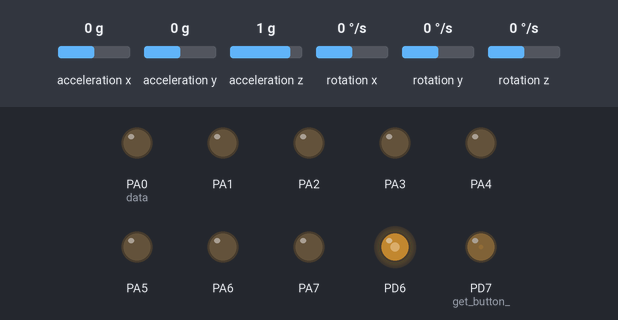
The program below on a simulated ATmega324P, built with avr-gcc and emulated at 8 MHz. On the bench: output pins drawn as LEDs (lit = HIGH). Wiring (inferred from the names in the program): MPU-6050 motion sensor at I2C address 0x68. The test bench sets the inputs (shaded band); at power-on: acceleration x 0 g, acceleration y 0 g, acceleration z 1 g, rotation x 0 °/s, rotation y 0 °/s, rotation z 0 °/s. What the program prints to the serial monitor is not drawn.

Above: at 1.2 s.
1.3 s: acceleration x set to -1.4 g
3.3 s: acceleration y set to -1.4 g
5.3 s: acceleration z set to 0 g
8.3 s: rotation x set to -192 °/s
Timing chart, 0 to 10.9 s (numbered marks = the images above; inputs shaded):
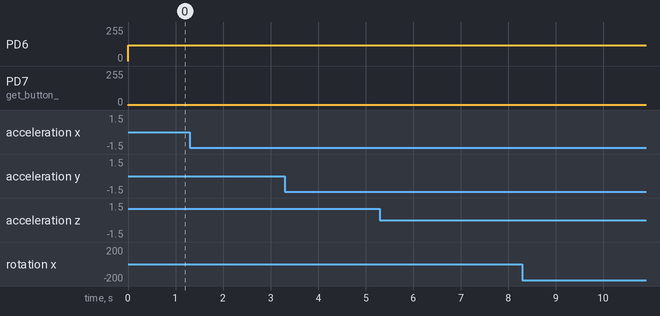

Measured:
- after the input at 1.3 s, every drawn part: stays the same
- after the input at 3.3 s, every drawn part: stays the same
- after the input at 5.3 s, every drawn part: stays the same
- after the input at 8.3 s, every drawn part: stays the same

The program:

Project_0_1_1.c
```c
/*
 * Project_0_1_1.c
 *
 * Created: 17/04/2017 6:40:49 PM
 * Author : s4357594
 */

/*	standard libraries	*/
#include <avr/io.h>
#include <avr/interrupt.h>			//enables interrupts
#include <avr/pgmspace.h>			//for storing / accessing data in flash program instead of SRAM -> variable manipulation
#include <stdio.h>					//input / output
#include <stdlib.h>					//standard function library; malloc / sort / rand etc
#include <math.h>
//#include <util/delay.h>

/*	custom libraries	*/
#include "tcnt0.h"
#include "Stepper.h"
#include "usart0_.h"
#include "tcnt2.h"
#include "mpu6050.h"

/*	function declarations	*/
void initialise(void);
void custom_delay(uint32_t ticks);
void Sensor_input(void);
void step_clockwise(void);
void step_clockwise(void);


/*	set the UBRR0 register to BAUDREG (12 for 38.4k baudrate) */
#define F_CPU 8000000L		//Internal Calibrated RC Oscillator 8MHz
#define BAUDRATE 9600L			//from bluetooth datasheet38400
#define BAUDREG ((F_CPU)/(BAUDRATE*16UL)-1)


/* functional code	*/
int main(void)
{
	int16_t ax = 0;
	int16_t ay = 0;
	int16_t az = 0;
	int16_t gx = 0;
	int16_t gy = 0;
	int16_t gz = 0;
	double axg = 0;
	double ayg = 0;
	double azg = 0;
	double gxds = 0;
	double gyds = 0;
	double gzds = 0;

	initialise();
    while(1)
    {
		mpu6050_getRawData(&ax, &ay, &az, &gx, &gy, &gz);
		mpu6050_getConvData(&axg, &ayg, &azg, &gxds, &gyds, &gzds);

		char itmp[10];
		ltoa(ax, itmp, 10); output_char(' '); output_string(itmp); output_char(' ');
		ltoa(ay, itmp, 10); output_char(' '); output_string(itmp); output_char(' ');
		ltoa(az, itmp, 10); output_char(' '); output_string(itmp); output_char(' ');
		ltoa(gx, itmp, 10); output_char(' '); output_string(itmp); output_char(' ');
		ltoa(gy, itmp, 10); output_char(' '); output_string(itmp); output_char(' ');
		ltoa(gz, itmp, 10); output_char(' '); output_string(itmp); output_char(' ');
		output_string("\r\n");

		dtostrf(axg, 3, 5, itmp); output_string(itmp); output_char(' ');
		dtostrf(ayg, 3, 5, itmp); output_string(itmp); output_char(' ');
		dtostrf(azg, 3, 5, itmp); output_string(itmp); output_char(' ');
		dtostrf(gxds, 3, 5, itmp); output_string(itmp); output_char(' ');
		dtostrf(gyds, 3, 5, itmp); output_string(itmp); output_char(' ');
		dtostrf(gzds, 3, 5, itmp); output_string(itmp); output_char(' ');
		output_string("\r\n");

		custom_delay(50);
        //TODO:: Please write your application code
    }
}


void initialise(void){

	DDRA = 0xFF;

	DDRD |= (0<<PORTD7)|(1<<PORTD6);


	pwm_initialiser();
	init_tcnt0();


	//set Global Interrupt Enable flag
	sei();
	srand(get_tcnt0_ticks());

	USART0_init(BAUDREG);
	init_step();


	mpu6050_init();

}


void init_ADC(void){

	// The ADC clock must be somewhere
	// between 50kHz and 200kHz. We will divide our 1MHz clock by 64
	// to give us 62.5kHz.)
	ADMUX = (1<<REFS0); 	//set's compare to AVcc with external capacitor at AREF pin to ground.
	ADCSRA = (1<<ADEN)|(1<<ADPS2)|(1<<ADPS1); //enable ADC, ADATE (not used) sets autotriggering (using ADCSRB), ADPS sets sample every clk/64

}


uint16_t sense(uint8_t adcPin){
	/* takes in an ADC pin for conversion to occur on, and returns the converted value */

	adcPin &= 0b00000111; // only use lower three pins for conversion

	uint16_t value;
	//DDRC = 0x3C;		// 00111100
	//DDRD = 0x80;		// 10000000


	ADMUX = ((ADMUX & 0xF8)| adcPin);		//sets the ADMUX to itself, whilst clearing the last 3 bits, to be reset by adcPin

	ADCSRA |= (1<<ADSC);				// start conversion
	while(ADCSRA & (1<<ADSC)) {
		; /* Wait until conversion finished */
	}
	// ADC - a 10 bit register containing the 0-1024 value from the conversion
	value = ADC;

	return value;
		//if (value < 409.6){PORTC = (1<<PORTC4);}
		//if (value > 409.6 && value < 614.4){PORTC = (1<<PORTC5);}
		//else {PORTD = (1<<PORTD7);}
}
```

Stepper.c
```c
/*
 * Stepper.c
 *
 * Created: 17/04/2017 6:42:29 PM
 *  Author: s4357594
 */

 // C libraries
#include <avr/io.h>
#include <avr/interrupt.h>			//enables interrupts
#include <avr/pgmspace.h>			//for storing / accessing data in flash program instead of SRAM -> variable manipulation
#include <stdio.h>					//input / output
#include <stdlib.h>					//standard function library; malloc / sort / rand etc

// Custom Libraries
#include "Stepper.h"
#include "tcnt0.h"

// Function Declarations
void step_clockwise(uint8_t time_on);
void step_anticlockwise(uint8_t time_on);
void step(int8_t speed);


// Global variables
 uint8_t steps;				// the current step position of the motor
 uint8_t phase;				// for controlling position in step

 uint8_t BLU;				// port for stepper blue wire
 uint8_t GRE;				// port for stepper green wire
 uint8_t YEL;				// port for stepper yellow wire
 uint8_t RED;				// port for stepper red wire


 void init_step(void){
	/* sets the ports for the stepper motor and initializes the steps and phase	*/
	steps = 0;
	phase = 0;

	BLU = PORTC0;
	GRE = PORTC1;
	YEL = PORTC2;
	RED = PORTC3;
 }

 uint8_t current_step(void){
	/* Returns the number of steps taken from the starting position
	*	can be modified to return an angle from origin using gear
	*	ratio
	*/
	uint8_t returnValue = steps;
	return returnValue;
 }


 void step(int8_t speed){
	/*	clockwise defined positive for speed
	*	will work out how fast to turn motor based on speed by setting
	*	time taken to move one step
	*	time_on is between -124 and +124
	*/
	uint8_t time_on = 0;
	if (speed >= 0){
		if (speed < 30){
			 time_on = 15;
		} else if (speed < 60) {
			time_on = 10;
		} else if (speed < 90){
			time_on = 5;
		} else {
			time_on = 2;
		}
		step_clockwise(time_on);
	} else {
		if (speed > -30){
			time_on = 15;
		} else if (speed > -60) {
			time_on = 10;
		} else if (speed > -90){
			time_on = 5;
		} else {
			time_on = 2;
		}
		step_anticlockwise(time_on);
	}
 }

 void increment_step(void){
	/* the motor has turned one step, increase the count */
	++steps;
 }

 void decrement_step(void){
	/* the motor has turned back one step, decrease the count */
	--steps;
 }

 void step_clockwise(uint8_t time_on){
	/* turns stepper motor clockwise */

	 uint32_t current_time;

	 if(phase == 0){
		 current_time = get_tcnt0_ticks();
		 while((current_time + time_on) > get_tcnt0_ticks()){
			 PORTC = (0<<BLU)|(1<<GRE)|(1<<YEL)|(0<<RED);
		 }
		 ++phase;
	 }
	 else if(phase == 1){
		 current_time = get_tcnt0_ticks();
		 while((current_time + time_on) > get_tcnt0_ticks()){
			 PORTC = (0<<BLU)|(1<<GRE)|(0<<YEL)|(1<<RED);
		 }
		 ++phase;
	 }
	 else if(phase == 2){
		 current_time = get_tcnt0_ticks();
		 while((current_time + time_on) > get_tcnt0_ticks()){
			 PORTC = (1<<BLU)|(0<<GRE)|(0<<YEL)|(1<<RED);
		 }
		 ++phase;
	 }
	 else if(phase == 3){
		 current_time = get_tcnt0_ticks();
		 while((current_time + time_on) > get_tcnt0_ticks()){
			 PORTC = (1<<BLU)|(0<<GRE)|(1<<YEL)|(0<<RED);
		 }
		 phase = 0;
	 }
 }


 void step_anticlockwise(uint8_t time_on){
	/* turns stepper motor clockwise */

	 uint32_t current_time;

	 if(phase == 0){
		 current_time = get_tcnt0_ticks();
		 while((current_time + time_on) > get_tcnt0_ticks()){
			 PORTC = (1<<BLU)|(0<<GRE)|(1<<YEL)|(0<<RED);
		 }
		 ++phase;
	 }
	 else if(phase == 1){
		 current_time = get_tcnt0_ticks();
		 while((current_time + time_on) > get_tcnt0_ticks()){
			 PORTC = (1<<BLU)|(0<<GRE)|(0<<YEL)|(1<<RED);
		 }
		 ++phase;
	 }
	 else if(phase == 2){
		 current_time = get_tcnt0_ticks();
		 while((current_time + time_on) > get_tcnt0_ticks()){
			 PORTC = (0<<BLU)|(1<<GRE)|(0<<YEL)|(1<<RED);
		 }
		 ++phase;
	 }
	 else if(phase == 3){
		 current_time = get_tcnt0_ticks();
		 while((current_time + time_on) > get_tcnt0_ticks()){
			 PORTC = (0<<BLU)|(1<<GRE)|(1<<YEL)|(0<<RED);
		 }
		 phase = 0;
	 }
 }
```

Stepper.h
```c
/*
 * Stepper.h
 *
 * Created: 17/04/2017 6:43:14 PM
 *  Author: s4357594
 */


#ifndef STEPPER_H_
#define STEPPER_H_

#include <stdint.h>

void init_step(void);

uint8_t current_step(void);

void step(int8_t speed);


#endif /* STEPPER_H_ */
```

i2cmaster.h
```c
#ifndef _I2CMASTER_H
#define _I2CMASTER_H   1
/*************************************************************************
* Title:    C include file for the I2C master interface
*           (i2cmaster.S or twimaster.c)
* Author:   Peter Fleury <pfleury@gmx.ch>  http://jump.to/fleury
* File:     $Id: i2cmaster.h,v 1.10 2005/03/06 22:39:57 Peter Exp $
* Software: AVR-GCC 3.4.3 / avr-libc 1.2.3
* Target:   any AVR device
* Usage:    see Doxygen manual
**************************************************************************/

#ifdef DOXYGEN
/**
 @defgroup pfleury_ic2master I2C Master library
 @code #include <i2cmaster.h> @endcode

 @brief I2C (TWI) Master Software Library

 Basic routines for communicating with I2C slave devices. This single master
 implementation is limited to one bus master on the I2C bus.

 This I2c library is implemented as a compact assembler software implementation of the I2C protocol
 which runs on any AVR (i2cmaster.S) and as a TWI hardware interface for all AVR with built-in TWI hardware (twimaster.c).
 Since the API for these two implementations is exactly the same, an application can be linked either against the
 software I2C implementation or the hardware I2C implementation.

 Use 4.7k pull-up resistor on the SDA and SCL pin.

 Adapt the SCL and SDA port and pin definitions and eventually the delay routine in the module
 i2cmaster.S to your target when using the software I2C implementation !

 Adjust the  CPU clock frequence F_CPU in twimaster.c or in the Makfile when using the TWI hardware implementaion.

 @note
    The module i2cmaster.S is based on the Atmel Application Note AVR300, corrected and adapted
    to GNU assembler and AVR-GCC C call interface.
    Replaced the incorrect quarter period delays found in AVR300 with
    half period delays.

 @author Peter Fleury pfleury@gmx.ch  http://jump.to/fleury

 @par API Usage Example
  The following code shows typical usage of this library, see example test_i2cmaster.c

 @code

 #include <i2cmaster.h>


 #define Dev24C02  0xA2      // device address of EEPROM 24C02, see datasheet

 int main(void)
 {
     unsigned char ret;

     i2c_init();                             // initialize I2C library

     // write 0x75 to EEPROM address 5 (Byte Write)
     i2c_start_wait(Dev24C02+I2C_WRITE);     // set device address and write mode
     i2c_write(0x05);                        // write address = 5
     i2c_write(0x75);                        // write value 0x75 to EEPROM
     i2c_stop();                             // set stop conditon = release bus


     // read previously written value back from EEPROM address 5
     i2c_start_wait(Dev24C02+I2C_WRITE);     // set device address and write mode

     i2c_write(0x05);                        // write address = 5
     i2c_rep_start(Dev24C02+I2C_READ);       // set device address and read mode

     ret = i2c_readNak();                    // read one byte from EEPROM
     i2c_stop();

     for(;;);
 }
 @endcode

*/
#endif /* DOXYGEN */

/**@{*/

#if (__GNUC__ * 100 + __GNUC_MINOR__) < 304
#error "This library requires AVR-GCC 3.4 or later, update to newer AVR-GCC compiler !"
#endif

#include <avr/io.h>

/** defines the data direction (reading from I2C device) in i2c_start(),i2c_rep_start() */
#define I2C_READ    1

/** defines the data direction (writing to I2C device) in i2c_start(),i2c_rep_start() */
#define I2C_WRITE   0


/**
 @brief initialize the I2C master interace. Need to be called only once
 @param  void
 @return none
 */
extern void i2c_init(void);


/**
 @brief Terminates the data transfer and releases the I2C bus
 @param void
 @return none
 */
extern void i2c_stop(void);


/**
 @brief Issues a start condition and sends address and transfer direction

 @param    addr address and transfer direction of I2C device
 @retval   0   device accessible
 @retval   1   failed to access device
 */
extern unsigned char i2c_start(unsigned char addr);


/**
 @brief Issues a repeated start condition and sends address and transfer direction

 @param   addr address and transfer direction of I2C device
 @retval  0 device accessible
 @retval  1 failed to access device
 */
extern unsigned char i2c_rep_start(unsigned char addr);


/**
 @brief Issues a start condition and sends address and transfer direction

 If device is busy, use ack polling to wait until device ready
 @param    addr address and transfer direction of I2C device
 @return   none
 */
extern void i2c_start_wait(unsigned char addr);


/**
 @brief Send one byte to I2C device
 @param    data  byte to be transfered
 @retval   0 write successful
 @retval   1 write failed
 */
extern unsigned char i2c_write(unsigned char data);


/**
 @brief    read one byte from the I2C device, request more data from device
 @return   byte read from I2C device
 */
extern unsigned char i2c_readAck(void);

/**
 @brief    read one byte from the I2C device, read is followed by a stop condition
 @return   byte read from I2C device
 */
extern unsigned char i2c_readNak(void);

/**
 @brief    read one byte from the I2C device

 Implemented as a macro, which calls either i2c_readAck or i2c_readNak

 @param    ack 1 send ack, request more data from device<br>
               0 send nak, read is followed by a stop condition
 @return   byte read from I2C device
 */
extern unsigned char i2c_read(unsigned char ack);
#define i2c_read(ack)  (ack) ? i2c_readAck() : i2c_readNak();


/**@}*/
#endif
```

tcnt0.c
```c
/*
 * tcnt0.c
 *
 * Created: 17/04/2017 6:43:58 PM
 *  Author: s4357594
 */

 #include <avr/io.h>
 #include <avr/interrupt.h>			//enables interrupts
 #include <avr/pgmspace.h>			//for storing / accessing data in flash program instead of SRAM -> variable manipulation
 #include <stdio.h>					//input / output
 #include <stdlib.h>					//standard function library; malloc / sort / rand etc
 //#include <util/delay.h>
 #include "tcnt0.h"

 // counter incrementing on OCRA
 static volatile uint32_t tcnt0_ticks;

 // variables used for checking if button is pressed
 static volatile uint8_t Button_on;

 void init_tcnt0(void){
	 /* initialises 8-bit timer to output compare at f(clk)/64 and OCRA @ 124 */

	 //set button to be not pushed
	 Button_on = 0;

	 // set global counter
	 tcnt0_ticks = 0L;

	 // set timer / counter
	 TCNT0 = 0;

	 // set output compare resgister; value to execute ISR
	 OCR0A = 124; // between 1 and 255

	 // timer/counter control register A - set to clear when TCNT0 matches OCR0A
	 TCCR0A = (1<<WGM01);

	 // set the timer to update at a fraction of a clock cycle
	 TCCR0B = (1<<CS01)|(1<<CS00);	// set to f(clk) / 64

	 // timer/counter 1 interrupt mask register - enable OCR0A as output compare register, only works if OCF0A is set in TIFR0
	 TIMSK0 |= (1<<OCIE0A);

	 // if it isn't already, clear the interrupt output compare flag by writing a 1 to OCF0A; switches when TCNT0 matches OCR0A
	 TIFR0 &= (1<<OCF0A);
 }


 uint32_t get_tcnt0_ticks(void) {
	 /* internal reference clock, times how long the system has been on for	*/

	 uint8_t interrupts_on = bit_is_set(SREG, SREG_I);
	 cli();
	 uint32_t return_value = tcnt0_ticks;
	 if(interrupts_on) {
		 sei();
	 }
	 return return_value;
 }


void custom_delay(uint32_t ticks){
	/*	Custom delay function, waits for timer to change by 'ticks'
	*	note that tcnt0 updates every 0.002 seconds */

	uint32_t current_time;
	current_time = get_tcnt0_ticks();
	while((current_time + ticks) > get_tcnt0_ticks()){
		//wait
	}
}


 uint8_t get_button_(void){
	 /* checks if button is active */
	 uint8_t interrupts_on = bit_is_set(SREG, SREG_I);
	 cli();
	 uint8_t return_value = Button_on;
	 if(interrupts_on){
		 sei();
	 }
	 return return_value;
 }


 ISR(TIMER0_COMPA_vect) {
	 /* Increment our clock tick count, check if pin value has changed */
	 tcnt0_ticks++;
	 uint8_t temp = PIND & (1<<PORTD7);
	 if (temp != 0x00){
		 Button_on = 1;
		 } else {
		 Button_on = 0;
	 }
 }
```

tcnt0.h
```c
/*
 * tcnt0.h
 *
 * Created: 17/04/2017 6:44:42 PM
 *  Author: s4357594
 */


#ifndef TCNT0_H_
#define TCNT0_H_

#include <stdint.h>

/* Set up our timer to give us an interrupt every millisecond
 * and update our time reference.
 */
void init_tcnt0(void);

/* Return the current clock tick value - milliseconds since the timer was
 * initialised.
 */
uint32_t get_tcnt0_ticks(void);

uint8_t	get_button_(void);

void custom_delay(uint32_t ticks);


#endif /* TCNT0_H_ */
```

tcnt2.c
```c
/*
 * CFile1.c
 *
 * Created: 17/04/2017 6:45:21 PM
 *  Author: s4357594
 */

 #include <avr/io.h>
 #include <avr/interrupt.h>			//enables interrupts
 #include <avr/pgmspace.h>			//for storing / accessing data in flash program instead of SRAM -> variable manipulation
 #include <stdio.h>					//input / output
 #include <stdlib.h>					//standard function library; malloc / sort / rand etc
 //#include <util/delay.h>
 //#include <string.h>
#include "tcnt2.h"


void pwm_initialiser(void){
   /*
   TCCR2A - Timer Counter Control Register (TIMER/COUNTER2)
   -----------------------------------------------
   BITS DESCRIPTION
   NO:   NAME   DESCRIPTION
   --------------------------
   BIT 7 : COM2A1   Compare Output Mode for Channel A [n = 1:0] [Set to 1]
   BIT 6 : COM2A0	"	[Set to 0]
   BIT 5 : COM2B1	"	[Set to 1]
   BIT 4 : COM2B0	"	[Set to 0]

   BIT 3 :
   BIT 2 :
   BIT 1 : WGM21   Waveform Generation Mode [n = 1:0]	[SET to 1]
   BIT 0 : WGM20   "	[SET to 1]


    TCCR2B - TC2 Control Register B
    -----------------------------------------------
    BITS DESCRIPTION
    NO:   NAME   DESCRIPTION
    --------------------------
    BIT 7 : FOC2A
    BIT 6 : FOC2B
    BIT 5 : COM2B1	"	[Set to 1]
    BIT 4 : COM2B0	"	[Set to 0]

    BIT 3 : WGM22	Waveform Generation Mode	[Set to 1]
    BIT 2 : CS22	Clock Select 2 [n = 0..2] [Set to 1]
    BIT 1 : CS11   "	[SET to 0]
    BIT 0 : CS00   "	[SET to 0]

   --------------------------
   The above settings are for
   Timer Clock = CPU Clock (No Prescalling)
   Mode        = Fast PWM
   PWM Output  = Non Inverted

   */
	// set timer / counter

	TCNT2 = 0;
	OCR2A = 1;
	OCR2B = 120;

	DDRD |= (1<<PORTD7)|(1<<PORTD6);

	//TCCR2A |= (1<<COM2A1) | (1<<WGM20);
	//TCCR2B |= (1<<CS20) | (1<<WGM22);
	TCCR2A |= _BV(COM2A1) | _BV(COM2B1) | _BV(WGM20) | _BV(WGM21);
	TCCR2B |= _BV(CS20);

	//PRR0 |= (1<<PRTIM2);
	//TCCR2A |= (1<<COM2A1)|(1<<COM2B1)|(1<<WGM21)|(1<<WGM20);
	//TCCR2B = 0b00001100;


	// Use OCR2A to set TOP for PWM
}
```

Source omitted: mpu6050.c (20642 bytes), mpu6050.h (6621 bytes), tcnt2.h (187 bytes), twimastertimeout.c (6904 bytes), usart0_.c (4425 bytes), usart0_.h (338 bytes), mpu6050registers.h (13775 bytes)
